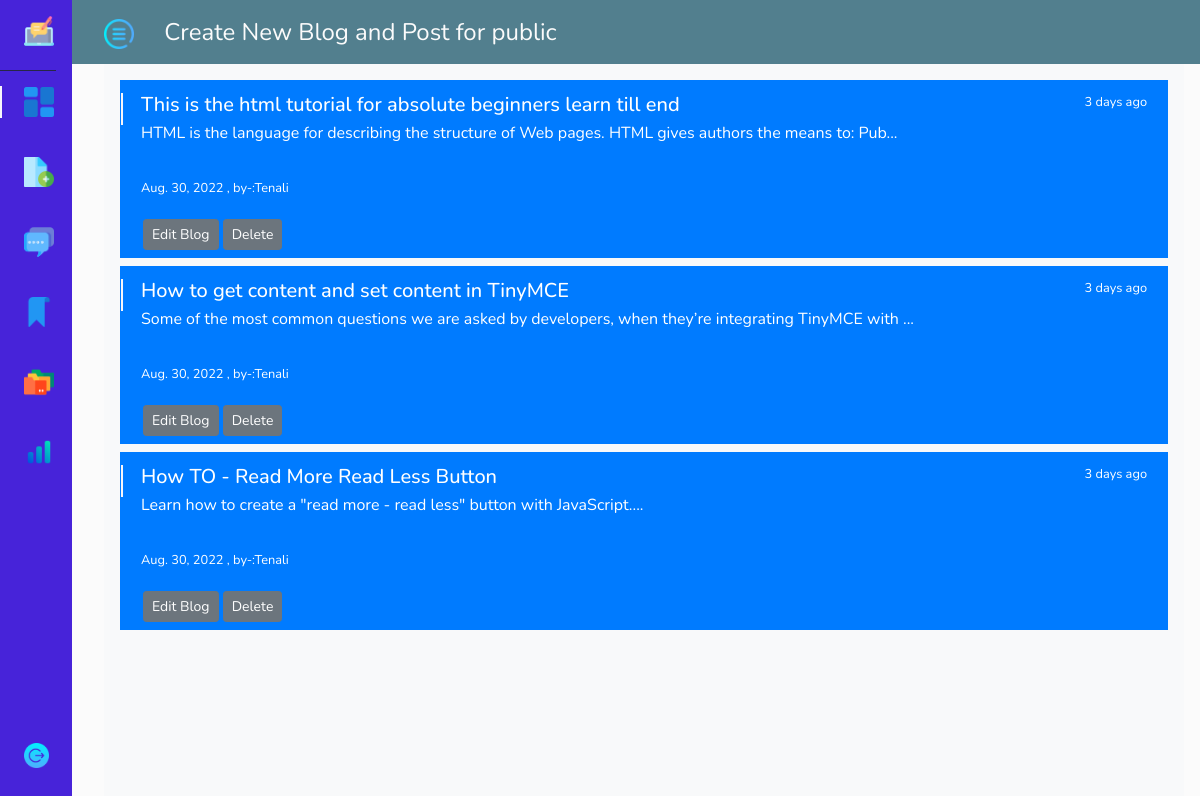
The page /showblogs/create-new-blog on the database its author committed.
### blog/models.py (models this page shows, shortened)
class Topblog(models.Model):
    title = models.CharField(max_length=200,blank=False,default='')
    content = models.TextField(blank=False)
    date = models.DateField(default=datetime.date.today())
    auther = models.CharField(default='Tenali',max_length=50,blank=False)
    views = models.IntegerField(default=0)
    desc = models.TextField(blank=False,default='')

### blog/views.py (the view)
# urls.py: path('create-new-blog',views.newblog,name='newblog'),
def newblog(request):
    if request.method == "POST":
        title = request.POST.get('title')
        data = request.POST.get('htmlcode')
        blogid = request.POST.get('blogid')
        desc = request.POST.get('desc')
        print(title, data, blogid, desc)
        if blogid != "":
            Topblog.objects.filter(id=blogid).update(
                title=title, content=data, desc=desc)
        else:
            content = Topblog(content=data, title=title, desc=desc)
            content.save()
        messages.success(request, 'Contact request submitted successfully.')
        return HttpResponse('Hello')
    else:
        allblogs = Topblog.objects.all()
        blogjson = {}
        for item in allblogs:
            blogjson[item.id] = [item.title, item.content, item.id, item.desc
                                 ]
        blogs = {'blogs': allblogs, 'blogjson': json.dumps(blogjson)}
        return render(request, 'blog/create_new.html', blogs)

### blog/template/blog/create_new.html (shortened to what this page needs)
<!doctype html>
<html lang="en">
<head>
    <link rel="stylesheet" href="https://cdn.jsdelivr.net/npm/bootstrap@4.0.0/dist/css/bootstrap.min.css"
>
    {% load static %}
    <link rel="stylesheet" href="https://cdn.jsdelivr.net/npm/bootstrap@4.0.0/dist/css/bootstrap.min.css">
    <link rel="stylesheet" href="{% static 'blog/css/style.css' %}">
</head>
<body id="body-pd" style="background-color:#fbfbfb;">
    <header class="header shadow-lg" id="header">
        <div class="header_toggle"> <i class='bx bx-menu' id="header-toggle"><img src="{% static 'blog/menu.png' %}"
                    width="30px" alt=""></i>
            <span style="color:#fbfbfb;" class="mx-4">Create New Blog and Post for public</span>
        </div>
    </header>
    <div class="l-navbar" id="nav-bar">
        <nav class="nav">
            <div>
                <div style="border-bottom:1px solid rgb(39, 39, 71);padding: 0;" class="py-0 shadow-lg ">
                    <a class="nav_logo py-0 mb-4">
                        <img src="{% static 'blog/blogging.png' %}" width="30px" alt=""></i>
                    </a>
                </div>
                <div class="nav_list my-2 ">
                    <a href="#" class="nav_link active h-effect" onclick="Dashboard()" title="Blog Dashboard"> <img
                            src="{% static 'blog/dash.png' %}" width="30px" alt="">
                        <span class="nav_name">Dashboard</span> </a>
                    <a href="#" class="nav_link h-effect " id="createnews" onclick="CreateNew()"
                        title="Create A New Blog"> <img src="{% static 'blog/new.png' %}" width="30px" alt=""> </a>
                    <a href="#" class=" h-effect h-effect nav_link" title="Messages"> <img
                            src="{% static 'blog/mess.png' %}" width="30px" alt=""> </a>
                    <a href="#" class=" h-effect nav_link" title="BookMark Blogs "> <img
                            src="{% static 'blog/mark.png' %}" width="30px" alt="">  </a>
                    <a href="#" class="h-effect nav_link" title="Blog Files"> <img src="{% static 'blog/files.png' %}"
                            width="30px" alt=""> <span class="nav_name">Files</span>
                    </a>
                    <a href="#" class=" h-effect nav_link" title="Blog Status"> <img
                            src="{% static 'blog/status.png' %}" width="30px" alt="">  </a>
                </div>
            </div> <a href="/shoppingmall/logout" class=" h-effect nav_link" title="Sign-out Account"> <img
                    src="{% static 'blog/signout.png' %}" width="25px" alt=""><span class="nav_name">SignOut</span> </a>
        </nav>
    </div>
    <div class="height-100 bg-light">
        <div class="container-fuid px-3 py-2" id="Dashboard">
            {% if blogs %}
            {% for blog in blogs %}
            <div class="list-group bg-primary my-2" id="ld{{blog.id}}">
                <a href="/showblogs/readblog_ID={{blog.id}}" class="list-group-item list-group-item-action active"
                    aria-current="true">
                    <div class="d-flex w-100 justify-content-between">
                        <h5 class="mb-1">{{blog.title}}</h5>
                        <small>3 days ago</small>
                    </div>
                    <p class="mb-1" style="height:50px;overflow:hidden;">{{blog.desc|slice:100}}...</p>
                    <small>{{blog.date}} , by-:{{blog.auther}}</small>
                </a>
                <div class="my-1 container">
                    <button onclick="EditBlog(this)" id="{{blog.id}}" type="button"
                        class="btn btn-secondary ml-2 btn-sm my-1 editblog">Edit Blog
                    </button>
                    <button id="d{{blog.id}}" type="button" class="btn btn-secondary btn-sm blogid "
                        name="remove_levels" value="Delete">Delete
                    </button>
                </div>
            </div>
            {% endfor %}
            {% endif %}
        </div>
    </div>
</body>
</html>

### blog/static/blog/css/style.css (style rules this page uses)
:root { --header-height: 3rem; --nav-width:72px; --first-color: #4723D9; --first-color-light: #AFA5D9; --white-color: #F7F6FB; --body-font: 'Nunito', sans-serif; --normal-font-size: 1rem; --z-fixed: 100 }
body { position: relative; margin: var(--header-height) 0 0 0; padding: 0 1rem; font-family: var(--body-font); font-size: var(--normal-font-size); transition: .5s }
a { text-decoration: none }
.header { width: 100%; height: var(--header-height); position: fixed; top: 0; left: 0; display: flex; align-items: center; justify-content: space-between; padding: 0 1rem; background-color: var(--white-color); z-index: var(--z-fixed); transition: .5s; background-color:#527f8e; }
.header_toggle { color: var(--first-color); font-size: 1.5rem; cursor: pointer }
.l-navbar { position: fixed; top: 0; left: -30%; width: var(--nav-width); height: 100vh; background-color: var(--first-color); padding: .5rem 1rem 0 0; transition: .5s; z-index: var(--z-fixed) }
.nav { height: 100%; display: flex; flex-direction: column; justify-content: space-between; overflow: hidden }
.nav_logo, .nav_link { display: grid; grid-template-columns: max-content max-content; align-items: center; column-gap: 1rem; padding: .5rem 0 .5rem 1.5rem }
.nav_logo { margin-bottom: 2rem }
.nav_link { position: relative; color: var(--first-color-light); margin-bottom: 1.5rem; transition: .3s }
.active { color: var(--white-color); }
.active::before { content: ''; position: absolute; left: 0; width: 2px; height: 32px; background-color: var(--white-color) }
.height-100 { height: 100vh }
@media screen and (min-width: 768px) { body { margin: calc(var(--header-height) + 1rem) 0 0 0; padding-left: calc(var(--nav-width) + 2rem) } }
@media screen and (min-width: 768px) { .header { height: calc(var(--header-height) + 1rem); padding: 0 2rem 0 calc(var(--nav-width) + 2rem) } }
@media screen and (min-width: 768px) { .l-navbar { left: 0; padding: 1rem 1rem 0 0 } }

### rows shown on the page
Topblog: title "This is the html tutorial for absolute beginners learn till end", desc "HTML is the language for describing the structure of Web pages. HTML gives authors the means to: Pub", date "Aug. 30, 2022", auther "Tenali"
Topblog: title "How to get content and set content in TinyMCE", desc "Some of the most common questions we are asked by developers, when they’re integrating TinyMCE with", date "Aug. 30, 2022", auther "Tenali"
Topblog: title "How TO - Read More Read Less Button", desc "Learn how to create a \"read more - read less\" button with JavaScript.", date "Aug. 30, 2022", auther "Tenali"
